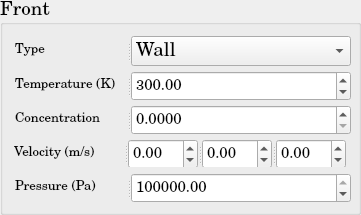
          <widget class="QGroupBox" name="DM_BoundaryCondition_Front">
           <property name="minimumSize">
            <size>
             <width>361</width>
             <height>215</height>
            </size>
           </property>
           <property name="maximumSize">
            <size>
             <width>361</width>
             <height>215</height>
            </size>
           </property>
           <property name="font">
            <font>
             <family>Century Schoolbook L</family>
             <pointsize>14</pointsize>
             <weight>50</weight>
             <bold>false</bold>
            </font>
           </property>
           <property name="title">
            <string>Front</string>
           </property>
           <layout class="QGridLayout" name="gridLayout_34">
            <item row="0" column="0">
             <widget class="QSplitter" name="splitter_81">
              <property name="minimumSize">
               <size>
                <width>338</width>
                <height>30</height>
               </size>
              </property>
              <property name="maximumSize">
               <size>
                <width>336</width>
                <height>30</height>
               </size>
              </property>
              <property name="orientation">
               <enum>Qt::Horizontal</enum>
              </property>
              <widget class="QLabel" name="DM_BC_Type_Front">
               <property name="minimumSize">
                <size>
                 <width>110</width>
                 <height>30</height>
                </size>
               </property>
               <property name="maximumSize">
                <size>
                 <width>110</width>
                 <height>30</height>
                </size>
               </property>
               <property name="text">
                <string>&lt;html&gt;&lt;head/&gt;&lt;body&gt;&lt;p&gt;&lt;span style=&quot; font-size:10pt;&quot;&gt;Type&lt;/span&gt;&lt;/p&gt;&lt;/body&gt;&lt;/html&gt;</string>
               </property>
              </widget>
              <widget class="QComboBox" name="DM_BC_Type_Front_ComboBox">
               <property name="minimumSize">
                <size>
                 <width>220</width>
                 <height>30</height>
                </size>
               </property>
               <property name="maximumSize">
                <size>
                 <width>220</width>
                 <height>30</height>
                </size>
               </property>
               <item>
                <property name="text">
                 <string>Wall</string>
                </property>
               </item>
               <item>
                <property name="text">
                 <string>Inlet</string>
                </property>
               </item>
               <item>
                <property name="text">
                 <string>Outlet</string>
                </property>
               </item>
               <item>
                <property name="text">
                 <string>Neumann</string>
                </property>
               </item>
               <item>
                <property name="text">
                 <string>Dirichlet</string>
                </property>
               </item>
              </widget>
             </widget>
            </item>
            <item row="1" column="0">
             <widget class="QSplitter" name="splitter_82">
              <property name="minimumSize">
               <size>
                <width>338</width>
                <height>30</height>
               </size>
              </property>
              <property name="maximumSize">
               <size>
                <width>336</width>
                <height>30</height>
               </size>
              </property>
              <property name="orientation">
               <enum>Qt::Horizontal</enum>
              </property>
              <widget class="QLabel" name="DM_BC_Temperature_Front">
               <property name="minimumSize">
                <size>
                 <width>110</width>
                 <height>30</height>
                </size>
               </property>
               <property name="maximumSize">
                <size>
                 <width>110</width>
                 <height>30</height>
                </size>
               </property>
               <property name="text">
                <string>&lt;html&gt;&lt;head/&gt;&lt;body&gt;&lt;p&gt;&lt;span style=&quot; font-size:10pt;&quot;&gt;Temperature (K)&lt;/span&gt;&lt;/p&gt;&lt;/body&gt;&lt;/html&gt;</string>
               </property>
              </widget>
              <widget class="QDoubleSpinBox" name="DM_BC_Front_Temperature_doubleSpinBox">
               <property name="minimumSize">
                <size>
                 <width>220</width>
                 <height>30</height>
                </size>
               </property>
               <property name="maximumSize">
                <size>
                 <width>220</width>
                 <height>30</height>
                </size>
               </property>
               <property name="font">
                <font>
                 <pointsize>11</pointsize>
                </font>
               </property>
               <property name="maximum">
                <double>1000000000.000000000000000</double>
               </property>
               <property name="value">
                <double>300.000000000000000</double>
               </property>
              </widget>
             </widget>
            </item>
            <item row="2" column="0">
             <widget class="QSplitter" name="splitter_103">
              <property name="minimumSize">
               <size>
                <width>338</width>
                <height>30</height>
               </size>
              </property>
              <property name="maximumSize">
               <size>
                <width>336</width>
                <height>30</height>
               </size>
              </property>
              <property name="orientation">
               <enum>Qt::Horizontal</enum>
              </property>
              <widget class="QLabel" name="DM_BC_Concentration_Front">
               <property name="minimumSize">
                <size>
                 <width>110</width>
                 <height>30</height>
                </size>
               </property>
               <property name="maximumSize">
                <size>
                 <width>110</width>
                 <height>30</height>
                </size>
               </property>
               <property name="text">
                <string>&lt;html&gt;&lt;head/&gt;&lt;body&gt;&lt;p&gt;&lt;span style=&quot; font-size:10pt;&quot;&gt;Concentration&lt;/span&gt;&lt;/p&gt;&lt;/body&gt;&lt;/html&gt;</string>
               </property>
              </widget>
              <widget class="QDoubleSpinBox" name="DM_BC_Front_Concentration_doubleSpinBox">
               <property name="minimumSize">
                <size>
                 <width>220</width>
                 <height>30</height>
                </size>
               </property>
               <property name="maximumSize">
                <size>
                 <width>220</width>
                 <height>30</height>
                </size>
               </property>
               <property name="font">
                <font>
                 <pointsize>11</pointsize>
                </font>
               </property>
               <property name="decimals">
                <number>4</number>
               </property>
               <property name="maximum">
                <double>1.000000000000000</double>
               </property>
               <property name="singleStep">
                <double>0.010000000000000</double>
               </property>
              </widget>
             </widget>
            </item>
            <item row="3" column="0">
             <widget class="QSplitter" name="splitter_83">
              <property name="orientation">
               <enum>Qt::Horizontal</enum>
              </property>
              <widget class="QLabel" name="DM_BC_Velocity_Front">
               <property name="minimumSize">
                <size>
                 <width>110</width>
                 <height>30</height>
                </size>
               </property>
               <property name="maximumSize">
                <size>
                 <width>110</width>
                 <height>30</height>
                </size>
               </property>
               <property name="text">
                <string>&lt;html&gt;&lt;head/&gt;&lt;body&gt;&lt;p&gt;&lt;span style=&quot; font-size:10pt;&quot;&gt;Velocity (m/s)&lt;/span&gt;&lt;/p&gt;&lt;/body&gt;&lt;/html&gt;</string>
               </property>
              </widget>
              <widget class="QSplitter" name="splitter_84">
               <property name="minimumSize">
                <size>
                 <width>220</width>
                 <height>30</height>
                </size>
               </property>
               <property name="maximumSize">
                <size>
                 <width>222</width>
                 <height>30</height>
                </size>
               </property>
               <property name="orientation">
                <enum>Qt::Horizontal</enum>
               </property>
               <widget class="QDoubleSpinBox" name="DM_BC_Front_Velocity_1d_doubleSpinBox">
                <property name="minimumSize">
                 <size>
                  <width>68</width>
                  <height>30</height>
                 </size>
                </property>
                <property name="maximumSize">
                 <size>
                  <width>70</width>
                  <height>30</height>
                 </size>
                </property>
                <property name="font">
                 <font>
                  <pointsize>11</pointsize>
                 </font>
                </property>
                <property name="minimum">
                 <double>-1000000000.000000000000000</double>
                </property>
                <property name="maximum">
                 <double>1000000000.000000000000000</double>
                </property>
               </widget>
               <widget class="QDoubleSpinBox" name="DM_BC_Front_Velocity_2d_doubleSpinBox">
                <property name="minimumSize">
                 <size>
                  <width>68</width>
                  <height>30</height>
                 </size>
                </property>
                <property name="maximumSize">
                 <size>
                  <width>70</width>
                  <height>30</height>
                 </size>
                </property>
                <property name="font">
                 <font>
                  <pointsize>11</pointsize>
                 </font>
                </property>
                <property name="minimum">
                 <double>-1000000000.000000000000000</double>
                </property>
                <property name="maximum">
                 <double>1000000000.000000000000000</double>
                </property>
               </widget>
               <widget class="QDoubleSpinBox" name="DM_BC_Front_Velocity_3d_doubleSpinBox">
                <property name="minimumSize">
                 <size>
                  <width>68</width>
                  <height>30</height>
                 </size>
                </property>
                <property name="maximumSize">
                 <size>
                  <width>70</width>
                  <height>30</height>
                 </size>
                </property>
                <property name="font">
                 <font>
                  <pointsize>11</pointsize>
                 </font>
                </property>
                <property name="minimum">
                 <double>-1000000000.000000000000000</double>
                </property>
                <property name="maximum">
                 <double>1000000000.000000000000000</double>
                </property>
               </widget>
              </widget>
             </widget>
            </item>
            <item row="4" column="0">
             <widget class="QSplitter" name="splitter_85">
              <property name="minimumSize">
               <size>
                <width>338</width>
                <height>30</height>
               </size>
              </property>
              <property name="maximumSize">
               <size>
                <width>336</width>
                <height>30</height>
               </size>
              </property>
              <property name="orientation">
               <enum>Qt::Horizontal</enum>
              </property>
              <widget class="QLabel" name="DM_BC_Pressure_Front">
               <property name="minimumSize">
                <size>
                 <width>110</width>
                 <height>30</height>
                </size>
               </property>
               <property name="maximumSize">
                <size>
                 <width>110</width>
                 <height>30</height>
                </size>
               </property>
               <property name="text">
                <string>&lt;html&gt;&lt;head/&gt;&lt;body&gt;&lt;p&gt;&lt;span style=&quot; font-size:10pt;&quot;&gt;Pressure (Pa)&lt;/span&gt;&lt;/p&gt;&lt;/body&gt;&lt;/html&gt;</string>
               </property>
              </widget>
              <widget class="QDoubleSpinBox" name="DM_BC_Pressure_Front_doubleSpinBox">
               <property name="minimumSize">
                <size>
                 <width>220</width>
                 <height>30</height>
                </size>
               </property>
               <property name="maximumSize">
                <size>
                 <width>220</width>
                 <height>30</height>
                </size>
               </property>
               <property name="font">
                <font>
                 <pointsize>11</pointsize>
                </font>
               </property>
               <property name="maximum">
                <double>1000000000.000000000000000</double>
               </property>
               <property name="value">
                <double>100000.000000000000000</double>
               </property>
              </widget>
             </widget>
            </item>
           </layout>
          </widget>
